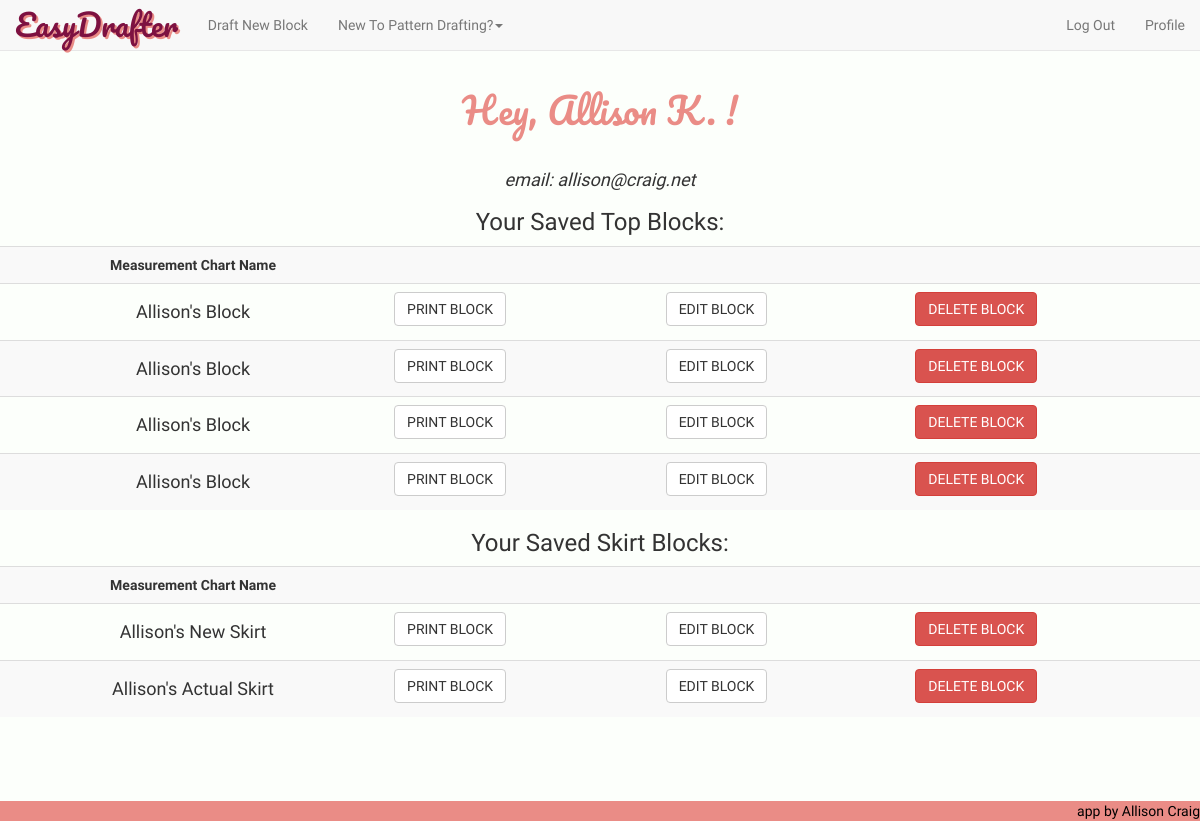
/profile (signed in), run on an earlier commit of the app's database.
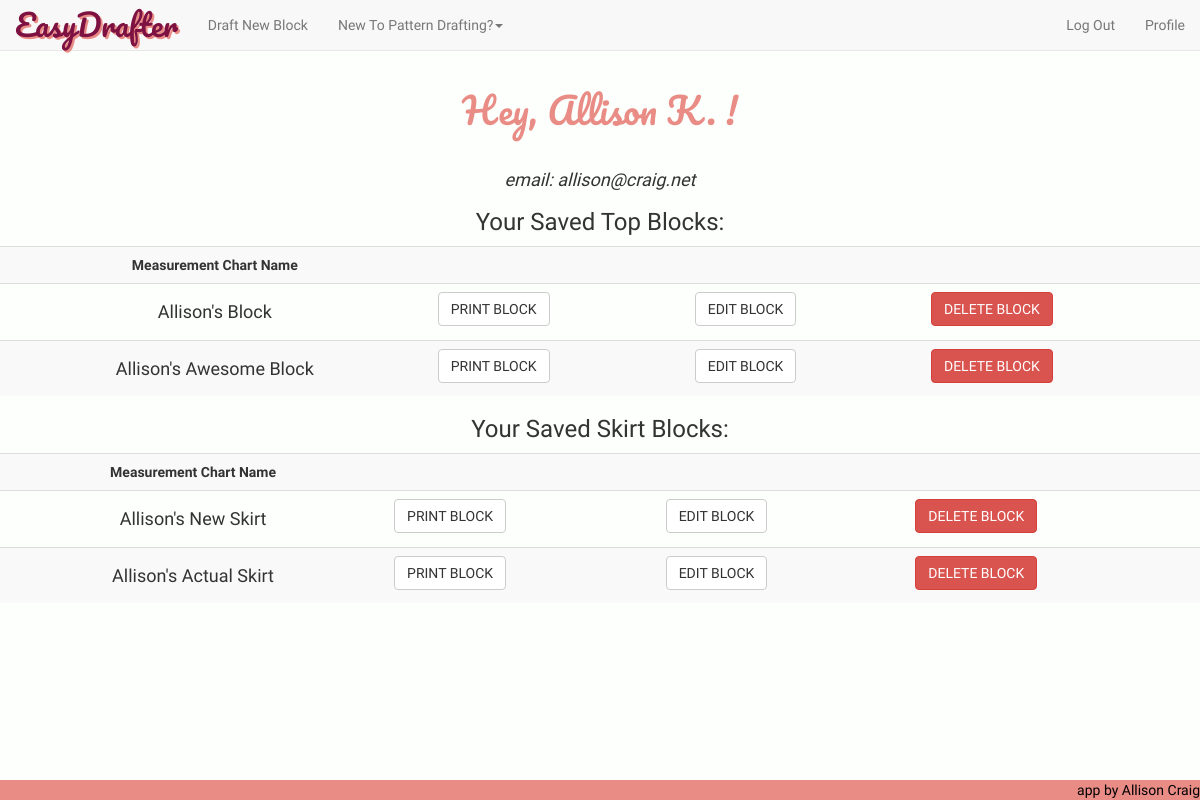
And on a later commit of the database.
### model.py (models this page shows, shortened)
class User(db.Model):
    __tablename__ = "Users"
    user_id = db.Column(db.Integer, autoincrement=True, primary_key=True)
    fb_id = db.Column(db.String(64), unique=True, nullable=True)
    email = db.Column(db.String(64), unique=True, nullable=False)
    password = db.Column(db.String(64), nullable=True)
    fname = db.Column(db.String(15), nullable=False)

class Measurement_Chart_Top(db.Model):
    __tablename__ = "Measurement_Chart_Tops"
    chart_id = db.Column(db.Integer, autoincrement=True, primary_key=True)
    nickname = db.Column(db.Integer, nullable=False)
    user_id = db.Column(db.String(100), db.ForeignKey('Users.user_id'))
    bust = db.Column(db.Integer, nullable=False)
    waist = db.Column(db.Integer, nullable=False)
    full_length = db.Column(db.Integer, nullable=False)
    center_front = db.Column(db.Integer, nullable=False)
    front_shoulder_slope = db.Column(db.Integer, nullable=False)
    strap = db.Column(db.Integer, nullable=False)
    front_across_shoulder = db.Column(db.Integer, nullable=False)
    across_chest = db.Column(db.Integer, nullable=False)
    bust_depth = db.Column(db.Integer, nullable=False)
    shoulder_length = db.Column(db.Integer, nullable=False)
    bust_arc = db.Column(db.Integer, nullable=False)
    bust_span = db.Column(db.Integer, nullable=False)
    waist_arc = db.Column(db.Integer, nullable=False)
    dart_placement = db.Column(db.Integer, nullable=False)
    side_length = db.Column(db.Integer, nullable=False)
    full_length_back = db.Column(db.Integer, nullable=False)
    center_back = db.Column(db.Integer, nullable=False)
    back_shoulder_slope = db.Column(db.Integer, nullable=False)
    across_back = db.Column(db.Integer, nullable=False)
    back_arc = db.Column(db.Integer, nullable=False)
    waist_arc_back = db.Column(db.Integer, nullable=False)
    back_neck = db.Column(db.Integer, nullable=False)
    back_across_shoulder = db.Column(db.Integer, nullable=False)
    back_dart_intake = db.Column(db.Integer, nullable=False)
    user = db.relationship("User",
                           backref=db.backref("Measurement_Chart_Tops"))

class Measurement_Chart_Skirt(db.Model):
    __tablename__ = "Measurement_Chart_Skirts"
    chart_id = db.Column(db.Integer, autoincrement=True, primary_key=True)
    nickname = db.Column(db.Integer, nullable=False)
    user_id = db.Column(db.String(100), db.ForeignKey('Users.user_id'))
    waist = db.Column(db.Integer, nullable=False)
    hip = db.Column(db.Integer, nullable=False)
    center_front_hip_depth = db.Column(db.Integer, nullable=False)
    back_hip_arc = db.Column(db.Integer, nullable=False)
    center_back_hip_depth = db.Column(db.Integer, nullable=False)
    front_hip_arc = db.Column(db.Integer, nullable=False)
    dart_placement = db.Column(db.Integer, nullable=False)
    user = db.relationship("User",
                           backref=db.backref("Measurement_Chart_Skirts"))

### server.py (the view)
@app.route('/profile')
def user_profile_page():
    user_email = session['logged_in_customer_email']
    user = User.query.filter(User.email==user_email).one()
    current_user_id = user.user_id
    saved_blocks_tops = Measurement_Chart_Top.query.filter(Measurement_Chart_Top.user_id==current_user_id).all()
    saved_blocks_skirts = Measurement_Chart_Skirt.query.filter(Measurement_Chart_Skirt.user_id==current_user_id).all()
    return render_template("profile.html", user=user, session=session, savedblockstops=saved_blocks_tops, savedblocksskirts=saved_blocks_skirts)

### server.py (called while the page is built)
@app.before_request
def add_tests():
    g.jasmine_tests = JS_TESTING_MODE

### templates/profile.html (shortened to what this page needs)
{% extends 'base.html' %}
{% block content %}
<center><h1 class='heading-titles'>Hey, {{ user.fname }} !</h1></center>
<br>
<center><i><h4 class="raleway">email: {{ user.email }}</h4></i></center>
{% if savedblockstops %}
<center><h3 class="raleway">Your Saved Top Blocks: </h3></center>
<table class="table table-hover table-striped raleway">
	<th><center>Measurement Chart Name</center></th>
	<th></th>
	<th></th>
	<th></th>
	{% for sblocktop in savedblockstops %}
	<tr class="saved-block">
		<td><center><h4>{{ sblocktop.nickname }}</h4></center></td>
		<td><form action='/print-top/{{sblocktop.chart_id}}'>
			<button class="btn btn-default">PRINT BLOCK</button>
		</form></td>
		<td><form action='/edit-top/{{sblocktop.chart_id}}'>
			<button class="btn btn-default" value="{{ sblocktop.chart_id }}">EDIT BLOCK</button>
		</form></td>
		<td>
			<button class="btn btn-danger delete-btn-top" name='chart-id' value="{{ sblocktop.chart_id }}">DELETE BLOCK</button>
		</td>
	</tr>
	{% endfor %}
</table>
{% endif %}
{% if savedblocksskirts %}
<center><h3 class="raleway">Your Saved Skirt Blocks: </h3></center>
<table class="table table-hover table-striped raleway">
	<th><center>Measurement Chart Name</center></th>
	<th></th>
	<th></th>
	<th></th>
	{% for sblockskirt in savedblocksskirts %}
	<tr class="saved-block">
		<td><center><h4>{{ sblockskirt.nickname }}</h4></center></td>
		<td><form action='/print-skirt/{{sblockskirt.chart_id}}'>
			<button class="btn btn-default">PRINT BLOCK</button>
		</form></td>
		<td><form action='/edit-skirt/{{sblockskirt.chart_id}}'>
			<button class="btn btn-default" value="{{ sblockskirt.chart_id }}">EDIT BLOCK</button>
		</form></td>
		<td>
			<button class="delete-btn-skirt btn btn-danger" name='skirt-id' value="{{ sblockskirt.chart_id }}">DELETE BLOCK</button>
		</td>
	</tr>
	{% endfor %}
</table>
{% endif %}
{% endblock %}

### templates/base.html (shortened to what this page needs)
<!DOCTYPE html>
<html>
<head>
	<link rel='stylesheet' href='/static/css/bootstrap.min.css'>
	<link rel='stylesheet' href='/static/css/style.css'>
</head>
<body>
	<nav class="navbar navbar-default navbar-fixed-top">
		<div class="container-fluid">
			<div class="navbar-header">
				<a class="navbar-brand" id="corner-logo" href="/">EasyDrafter</a>
			</div>
			<div class="collapse navbar-collapse" id="bs-example-navbar-collapse-1">
				<ul class="nav navbar-nav">
				{% if session['current_user_id'] is defined %}
					<li><a href="/choose-block">Draft New Block</a></li>
				{% endif %}
					<li role="presentation" class="dropdown">
						<a class="dropdown-toggle" data-toggle="dropdown" href="#" role="button" aria-haspopup="true" aria-expanded="false">
							New To Pattern Drafting?<span class="caret"></span>
						</a>
					</li>
				</ul>
				<ul class="nav navbar-nav navbar-right">
				{% if session['current_user_id'] is defined %}
					<li><a href="/logout" id="logout">Log Out</a></li>
					<li><a href="/profile" id="profile">Profile</a></li>
				{% else %}
					<li><a href="/login">Log In</a></li>
					<li><a href="/register">Register</a></li>
				{% endif %}
				</ul>
			</div>
		</div>
	</nav>
{% block content %}{% endblock %}
<footer><a href="https://github.com/allisonkcraig" target="blank" id="footer-a">app by Allison Craig</a></footer>
</body>
</html>

### static/css/style.css (style rules this page uses)
.btn { font-family: "Raleway"; }
.heading-titles { font-family: 'Pacifico', cursive; color: #EA8C86; }
#corner-logo { font-family: 'Pacifico', cursive; font-size: 30px; text-decoration: none; text-shadow: 2px 2px #EA8C86; color: #7D1141; }
.navbar { font-family: "Raleway"; }
footer { font-family: "Raleway"; background-color: #EA8C86; position:fixed; left:0px; bottom:0px; height:20px; width:100%; }
#footer-a { text-decoration: none; color: black; float: right; }
.raleway { font-family: "Raleway"; }
body { padding-top: 70px; margin-bottom: 2em; padding-bottom: 4em; background-color: #FCFFFB; }

What changed in the data, as far as the page shows it:
removed Measurement_Chart_Top: nickname "Allison's Block", {{ sblocktop.chart_id }} 12 (drawn)
removed Measurement_Chart_Top: nickname "Allison's Block", {{ sblocktop.chart_id }} 13 (drawn)
removed Measurement_Chart_Top: nickname "Allison's Block", {{ sblocktop.chart_id }} 14 (drawn)
added Measurement_Chart_Top: nickname "Allison's Awesome Block", {{ sblocktop.chart_id }} 16 (drawn)
